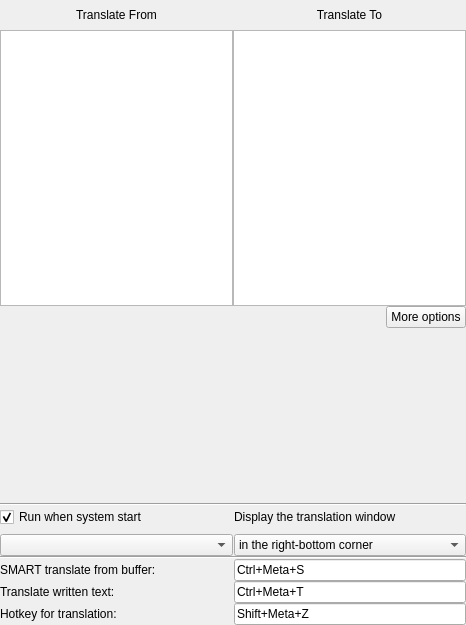
<?xml version="1.0" encoding="UTF-8"?>
<ui version="4.0">
 <class>Widget</class>
 <widget class="QMainWindow" name="Widget">
  <property name="geometry">
   <rect>
    <x>0</x>
    <y>0</y>
    <width>466</width>
    <height>625</height>
   </rect>
  </property>
  <property name="minimumSize">
   <size>
    <width>430</width>
    <height>550</height>
   </size>
  </property>
  <property name="maximumSize">
   <size>
    <width>800</width>
    <height>1200</height>
   </size>
  </property>
  <property name="contextMenuPolicy">
   <enum>Qt::NoContextMenu</enum>
  </property>
  <property name="windowTitle">
   <string notr="true">QuickTranslator</string>
  </property>
  <property name="windowIcon">
   <iconset resource="main.qrc">
    <normaloff>:/files/imgs/icon-color.svg</normaloff>:/files/imgs/icon-color.svg</iconset>
  </property>
  <property name="styleSheet">
   <string notr="true"/>
  </property>
  <widget class="QWidget" name="MainWidget">
   <property name="styleSheet">
    <string notr="true"/>
   </property>
   <layout class="QVBoxLayout" name="verticalLayout_2">
    <property name="spacing">
     <number>0</number>
    </property>
    <property name="leftMargin">
     <number>0</number>
    </property>
    <property name="topMargin">
     <number>0</number>
    </property>
    <property name="rightMargin">
     <number>0</number>
    </property>
    <property name="bottomMargin">
     <number>0</number>
    </property>
    <item>
     <widget class="QFrame" name="header">
      <property name="minimumSize">
       <size>
        <width>0</width>
        <height>30</height>
       </size>
      </property>
      <property name="frameShape">
       <enum>QFrame::NoFrame</enum>
      </property>
      <property name="frameShadow">
       <enum>QFrame::Raised</enum>
      </property>
      <property name="lineWidth">
       <number>0</number>
      </property>
      <layout class="QHBoxLayout" name="horizontalLayout_2" stretch="1,1">
       <property name="spacing">
        <number>0</number>
       </property>
       <property name="leftMargin">
        <number>0</number>
       </property>
       <property name="topMargin">
        <number>0</number>
       </property>
       <property name="rightMargin">
        <number>0</number>
       </property>
       <property name="bottomMargin">
        <number>0</number>
       </property>
       <item>
        <widget class="QLabel" name="from_label">
         <property name="text">
          <string>Translate From</string>
         </property>
         <property name="alignment">
          <set>Qt::AlignCenter</set>
         </property>
        </widget>
       </item>
       <item>
        <widget class="QLabel" name="to_label">
         <property name="text">
          <string>Translate To</string>
         </property>
         <property name="alignment">
          <set>Qt::AlignCenter</set>
         </property>
        </widget>
       </item>
      </layout>
     </widget>
    </item>
    <item>
     <layout class="QHBoxLayout" name="horizontalLayout_3">
      <property name="spacing">
       <number>0</number>
      </property>
      <item>
       <widget class="QListWidget" name="from_list">
        <property name="minimumSize">
         <size>
          <width>0</width>
          <height>0</height>
         </size>
        </property>
        <property name="styleSheet">
         <string notr="true"/>
        </property>
        <property name="horizontalScrollBarPolicy">
         <enum>Qt::ScrollBarAlwaysOff</enum>
        </property>
        <property name="showDropIndicator" stdset="0">
         <bool>false</bool>
        </property>
        <property name="selectionMode">
         <enum>QAbstractItemView::SingleSelection</enum>
        </property>
       </widget>
      </item>
      <item>
       <widget class="QListWidget" name="to_list">
        <property name="minimumSize">
         <size>
          <width>0</width>
          <height>0</height>
         </size>
        </property>
        <property name="horizontalScrollBarPolicy">
         <enum>Qt::ScrollBarAlwaysOff</enum>
        </property>
        <property name="showDropIndicator" stdset="0">
         <bool>false</bool>
        </property>
       </widget>
      </item>
     </layout>
    </item>
    <item>
     <widget class="QFrame" name="frameButton">
      <property name="minimumSize">
       <size>
        <width>0</width>
        <height>0</height>
       </size>
      </property>
      <property name="baseSize">
       <size>
        <width>0</width>
        <height>50</height>
       </size>
      </property>
      <property name="frameShadow">
       <enum>QFrame::Raised</enum>
      </property>
      <property name="lineWidth">
       <number>0</number>
      </property>
      <layout class="QHBoxLayout" name="horizontalLayout_4">
       <property name="spacing">
        <number>0</number>
       </property>
       <property name="leftMargin">
        <number>0</number>
       </property>
       <property name="topMargin">
        <number>0</number>
       </property>
       <property name="rightMargin">
        <number>0</number>
       </property>
       <property name="bottomMargin">
        <number>0</number>
       </property>
       <item>
        <spacer name="horizontalSpacer">
         <property name="orientation">
          <enum>Qt::Horizontal</enum>
         </property>
         <property name="sizeHint" stdset="0">
          <size>
           <width>313</width>
           <height>20</height>
          </size>
         </property>
        </spacer>
       </item>
       <item>
        <widget class="QPushButton" name="showOptions">
         <property name="enabled">
          <bool>true</bool>
         </property>
         <property name="maximumSize">
          <size>
           <width>150</width>
           <height>24</height>
          </size>
         </property>
         <property name="text">
          <string>More options</string>
         </property>
        </widget>
       </item>
      </layout>
     </widget>
    </item>
    <item>
     <widget class="QFrame" name="hideFrame">
      <property name="minimumSize">
       <size>
        <width>0</width>
        <height>0</height>
       </size>
      </property>
      <property name="frameShape">
       <enum>QFrame::NoFrame</enum>
      </property>
      <property name="lineWidth">
       <number>0</number>
      </property>
      <layout class="QVBoxLayout" name="verticalLayout">
       <property name="spacing">
        <number>0</number>
       </property>
       <property name="leftMargin">
        <number>0</number>
       </property>
       <property name="topMargin">
        <number>0</number>
       </property>
       <property name="rightMargin">
        <number>0</number>
       </property>
       <property name="bottomMargin">
        <number>0</number>
       </property>
       <item>
        <spacer name="verticalSpacer">
         <property name="orientation">
          <enum>Qt::Vertical</enum>
         </property>
         <property name="sizeHint" stdset="0">
          <size>
           <width>17</width>
           <height>42</height>
          </size>
         </property>
        </spacer>
       </item>
       <item>
        <widget class="Line" name="line_2">
         <property name="orientation">
          <enum>Qt::Horizontal</enum>
         </property>
        </widget>
       </item>
       <item>
        <layout class="QHBoxLayout" name="horizontalLayout_6">
         <property name="spacing">
          <number>1</number>
         </property>
         <item>
          <layout class="QVBoxLayout" name="verticalLayout_3">
           <item>
            <widget class="QCheckBox" name="autorun_cb">
             <property name="sizePolicy">
              <sizepolicy hsizetype="Ignored" vsizetype="Fixed">
               <horstretch>0</horstretch>
               <verstretch>0</verstretch>
              </sizepolicy>
             </property>
             <property name="minimumSize">
              <size>
               <width>0</width>
               <height>22</height>
              </size>
             </property>
             <property name="autoFillBackground">
              <bool>false</bool>
             </property>
             <property name="text">
              <string>Run when system start</string>
             </property>
             <property name="checked">
              <bool>true</bool>
             </property>
             <property name="tristate">
              <bool>false</bool>
             </property>
            </widget>
           </item>
           <item>
            <widget class="QComboBox" name="theme_cb">
             <property name="enabled">
              <bool>true</bool>
             </property>
             <property name="sizePolicy">
              <sizepolicy hsizetype="Ignored" vsizetype="Fixed">
               <horstretch>0</horstretch>
               <verstretch>0</verstretch>
              </sizepolicy>
             </property>
             <property name="minimumSize">
              <size>
               <width>0</width>
               <height>0</height>
              </size>
             </property>
             <property name="styleSheet">
              <string notr="true"/>
             </property>
            </widget>
           </item>
          </layout>
         </item>
         <item>
          <layout class="QVBoxLayout" name="verticalLayout_4">
           <item>
            <widget class="QLabel" name="info_type_l">
             <property name="sizePolicy">
              <sizepolicy hsizetype="Ignored" vsizetype="Fixed">
               <horstretch>0</horstretch>
               <verstretch>0</verstretch>
              </sizepolicy>
             </property>
             <property name="minimumSize">
              <size>
               <width>0</width>
               <height>22</height>
              </size>
             </property>
             <property name="text">
              <string>Display the translation window</string>
             </property>
             <property name="alignment">
              <set>Qt::AlignLeading|Qt::AlignLeft|Qt::AlignVCenter</set>
             </property>
            </widget>
           </item>
           <item>
            <widget class="QComboBox" name="infoWin_ch">
             <property name="sizePolicy">
              <sizepolicy hsizetype="Ignored" vsizetype="Fixed">
               <horstretch>0</horstretch>
               <verstretch>0</verstretch>
              </sizepolicy>
             </property>
             <property name="minimumSize">
              <size>
               <width>0</width>
               <height>0</height>
              </size>
             </property>
             <property name="maximumSize">
              <size>
               <width>16777215</width>
               <height>16777215</height>
              </size>
             </property>
             <item>
              <property name="text">
               <string>in the right-bottom corner</string>
              </property>
             </item>
             <item>
              <property name="text">
               <string>at the cursor</string>
              </property>
             </item>
             <item>
              <property name="text">
               <string>at the notification</string>
              </property>
             </item>
            </widget>
           </item>
          </layout>
         </item>
        </layout>
       </item>
       <item>
        <widget class="Line" name="line">
         <property name="layoutDirection">
          <enum>Qt::LeftToRight</enum>
         </property>
         <property name="orientation">
          <enum>Qt::Horizontal</enum>
         </property>
        </widget>
       </item>
       <item>
        <layout class="QHBoxLayout" name="horizontalLayout_smart">
         <property name="spacing">
          <number>1</number>
         </property>
         <item>
          <widget class="QLabel" name="hotkey_l_smart">
           <property name="sizePolicy">
            <sizepolicy hsizetype="Ignored" vsizetype="Preferred">
             <horstretch>0</horstretch>
             <verstretch>0</verstretch>
            </sizepolicy>
           </property>
           <property name="minimumSize">
            <size>
             <width>0</width>
             <height>0</height>
            </size>
           </property>
           <property name="toolTip">
            <string>Translatinga all text in objects such as table or another difficult object</string>
           </property>
           <property name="text">
            <string>SMART translate from buffer:</string>
           </property>
          </widget>
         </item>
         <item>
          <widget class="QLineEdit" name="hotkey_le_smart">
           <property name="sizePolicy">
            <sizepolicy hsizetype="Ignored" vsizetype="Fixed">
             <horstretch>0</horstretch>
             <verstretch>0</verstretch>
            </sizepolicy>
           </property>
           <property name="styleSheet">
            <string notr="true"/>
           </property>
           <property name="text">
            <string notr="true">Ctrl+Meta+S</string>
           </property>
           <property name="maxLength">
            <number>32</number>
           </property>
          </widget>
         </item>
        </layout>
       </item>
       <item>
        <layout class="QHBoxLayout" name="horizontalLayout_field">
         <property name="spacing">
          <number>1</number>
         </property>
         <item>
          <widget class="QLabel" name="hotkey_l_field">
           <property name="sizePolicy">
            <sizepolicy hsizetype="Ignored" vsizetype="Preferred">
             <horstretch>0</horstretch>
             <verstretch>0</verstretch>
            </sizepolicy>
           </property>
           <property name="minimumSize">
            <size>
             <width>0</width>
             <height>0</height>
            </size>
           </property>
           <property name="text">
            <string>Translate written text:</string>
           </property>
          </widget>
         </item>
         <item>
          <widget class="QLineEdit" name="hotkey_le_field">
           <property name="sizePolicy">
            <sizepolicy hsizetype="Ignored" vsizetype="Fixed">
             <horstretch>0</horstretch>
             <verstretch>0</verstretch>
            </sizepolicy>
           </property>
           <property name="styleSheet">
            <string notr="true"/>
           </property>
           <property name="text">
            <string notr="true">Ctrl+Meta+T</string>
           </property>
           <property name="maxLength">
            <number>32</number>
           </property>
          </widget>
         </item>
        </layout>
       </item>
      </layout>
     </widget>
    </item>
    <item>
     <widget class="QFrame" name="footer">
      <property name="minimumSize">
       <size>
        <width>0</width>
        <height>0</height>
       </size>
      </property>
      <property name="maximumSize">
       <size>
        <width>16777215</width>
        <height>60</height>
       </size>
      </property>
      <property name="frameShape">
       <enum>QFrame::NoFrame</enum>
      </property>
      <property name="frameShadow">
       <enum>QFrame::Raised</enum>
      </property>
      <layout class="QHBoxLayout" name="horizontalLayout">
       <property name="spacing">
        <number>1</number>
       </property>
       <property name="leftMargin">
        <number>0</number>
       </property>
       <property name="topMargin">
        <number>0</number>
       </property>
       <property name="rightMargin">
        <number>0</number>
       </property>
       <property name="bottomMargin">
        <number>0</number>
       </property>
       <item>
        <widget class="QLabel" name="hotkey_l">
         <property name="sizePolicy">
          <sizepolicy hsizetype="Ignored" vsizetype="Preferred">
           <horstretch>0</horstretch>
           <verstretch>0</verstretch>
          </sizepolicy>
         </property>
         <property name="minimumSize">
          <size>
           <width>0</width>
           <height>0</height>
          </size>
         </property>
         <property name="text">
          <string>Hotkey for translation:</string>
         </property>
        </widget>
       </item>
       <item>
        <widget class="QLineEdit" name="hotkey_le">
         <property name="sizePolicy">
          <sizepolicy hsizetype="Ignored" vsizetype="Fixed">
           <horstretch>0</horstretch>
           <verstretch>0</verstretch>
          </sizepolicy>
         </property>
         <property name="styleSheet">
          <string notr="true"/>
         </property>
         <property name="text">
          <string notr="true">Shift+Meta+Z</string>
         </property>
         <property name="maxLength">
          <number>32</number>
         </property>
        </widget>
       </item>
      </layout>
     </widget>
    </item>
   </layout>
   <zorder>header</zorder>
   <zorder>footer</zorder>
   <zorder>frameButton</zorder>
   <zorder>hideFrame</zorder>
  </widget>
 </widget>
 <layoutdefault spacing="6" margin="11"/>
 <resources>
  <include location="main.qrc"/>
 </resources>
 <connections/>
</ui>
